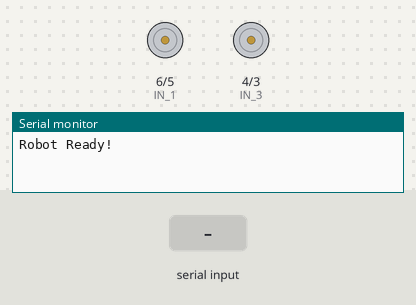
The sketch below on a simulated ESP32-S3. Shown: motor-driver pin pairs drawn as motors (green arrow = first pin HIGH = forward, orange = second pin HIGH = backward, longer = more drive, scaled by the enable pin), the last lines printed to the serial monitor. Inputs (shaded band) come from the test bench.

Above: at 1.2 s.
1.3 s: "1\n" received over Serial
At 3.5 s:
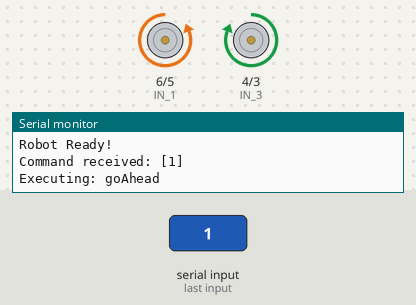
3.8 s: "8\n" received over Serial
At 5.6 s:
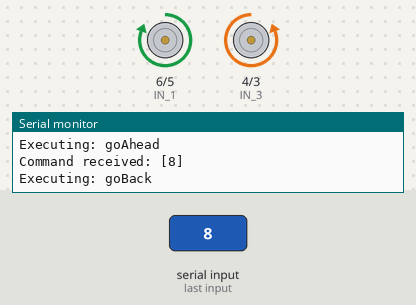
6.3 s: "6\n" received over Serial
At 8.5 s:
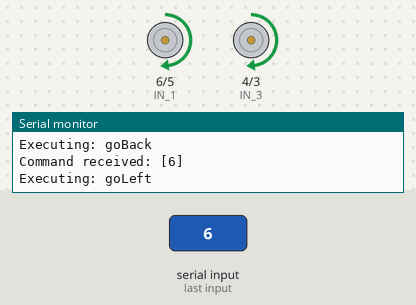
8.8 s: "3\n" received over Serial
At 10.6 s:
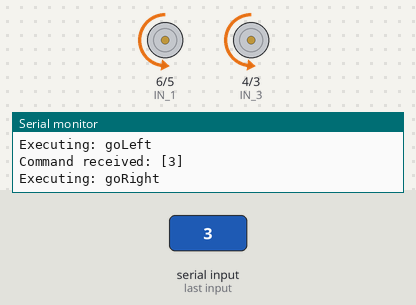
11.3 s: "5\n" received over Serial
At 13.5 s:
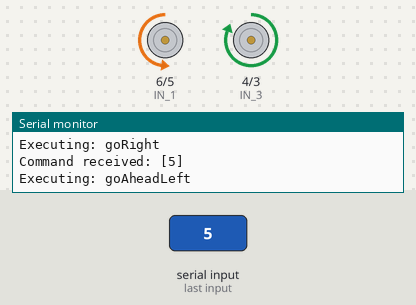
13.8 s: "2\n" received over Serial
At 15.6 s:
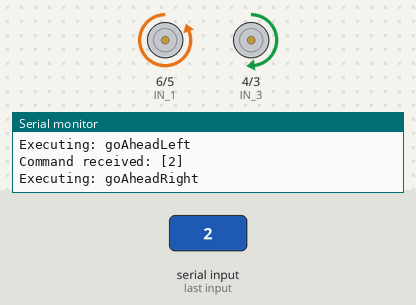
Timing chart, 0 to 17.1 s (numbered marks = the images above; inputs shaded):
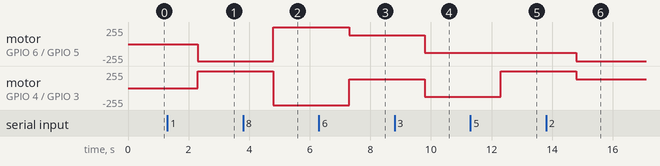

Measured:
- after the input at 1.3 s, motor on GPIO 6 (IN_1) / GPIO 5 (IN_2): stopped → backward 255/255 after 1.0 s; motor on GPIO 4 (IN_3) / GPIO 3 (IN_4): stopped → forward 255/255 after 1.0 s
- after the input at 3.8 s, motor on GPIO 6 (IN_1) / GPIO 5 (IN_2): backward 255/255 → forward 255/255 after 1.0 s; motor on GPIO 4 (IN_3) / GPIO 3 (IN_4): forward 255/255 → backward 255/255 after 1.0 s
- after the input at 6.3 s, motor on GPIO 6 (IN_1) / GPIO 5 (IN_2): forward 255/255 → forward 130/255 after 1.0 s; motor on GPIO 4 (IN_3) / GPIO 3 (IN_4): backward 255/255 → forward 130/255 after 1.0 s
- after the input at 8.8 s, motor on GPIO 6 (IN_1) / GPIO 5 (IN_2), motor on GPIO 4 (IN_3) / GPIO 3 (IN_4): forward 130/255 → backward 130/255 after 1.0 s
- after the input at 11.3 s, motor on GPIO 4 (IN_3) / GPIO 3 (IN_4): backward 130/255 → forward 255/255 after 1.0 s
- after the input at 13.8 s, motor on GPIO 6 (IN_1) / GPIO 5 (IN_2): backward 130/255 → backward 255/255 after 1.0 s; motor on GPIO 4 (IN_3) / GPIO 3 (IN_4): forward 255/255 → forward 130/255 after 1.0 s

The sketch:

ArduinoR3.ino
```cpp
#define ENA  7
#define ENB  2
#define IN_1 6
#define IN_2 5
#define IN_3 4
#define IN_4 3


String command;
int speedCar = 255;
int turnSpeed = 200;
int curveSpeedFast = 255;
int curveSpeedSlow = 130;

void setup() {
    pinMode(ENA, OUTPUT);
    pinMode(ENB, OUTPUT);
    pinMode(IN_1, OUTPUT);
    pinMode(IN_2, OUTPUT);
    pinMode(IN_3, OUTPUT);
    pinMode(IN_4, OUTPUT);

    Serial.begin(115200);
    Serial.println("Robot Ready!");
}

void goAhead() {
    digitalWrite(IN_1, LOW);
    digitalWrite(IN_2, HIGH);
    analogWrite(ENA, speedCar);
    digitalWrite(IN_3, HIGH);
    digitalWrite(IN_4, LOW);
    analogWrite(ENB, speedCar);
}
void goBack() {
    digitalWrite(IN_1, HIGH);
    digitalWrite(IN_2, LOW);
    analogWrite(ENA, speedCar);
    digitalWrite(IN_3, LOW);
    digitalWrite(IN_4, HIGH);
    analogWrite(ENB, speedCar);
}
void goLeft() {
    digitalWrite(IN_1, HIGH);
    digitalWrite(IN_2, LOW);
    analogWrite(ENA, curveSpeedSlow);
    digitalWrite(IN_3, HIGH);
    digitalWrite(IN_4, LOW);
    analogWrite(ENB, curveSpeedSlow);
}
void goRight() {
    digitalWrite(IN_1, LOW);
    digitalWrite(IN_2, HIGH);
    analogWrite(ENA, curveSpeedSlow);
    digitalWrite(IN_3, LOW);
    digitalWrite(IN_4, HIGH);
    analogWrite(ENB, curveSpeedSlow);
}
void goAheadLeft() {
    digitalWrite(IN_1, LOW);
    digitalWrite(IN_2, HIGH);
    analogWrite(ENA, curveSpeedSlow);
    digitalWrite(IN_3, HIGH);
    digitalWrite(IN_4, LOW);
    analogWrite(ENB, curveSpeedFast);
}
void goAheadRight() {
    digitalWrite(IN_1, LOW);
    digitalWrite(IN_2, HIGH);
    analogWrite(ENA, curveSpeedFast);
    digitalWrite(IN_3, HIGH);
    digitalWrite(IN_4, LOW);
    analogWrite(ENB, curveSpeedSlow);
}
void goBackLeft() {
    digitalWrite(IN_1, HIGH);
    digitalWrite(IN_2, LOW);
    analogWrite(ENA, curveSpeedSlow);
    digitalWrite(IN_3, LOW);
    digitalWrite(IN_4, HIGH);
    analogWrite(ENB, curveSpeedFast);
}
void goBackRight() {
    digitalWrite(IN_1, HIGH);
    digitalWrite(IN_2, LOW);
    analogWrite(ENA, curveSpeedFast);
    digitalWrite(IN_3, LOW);
    digitalWrite(IN_4, HIGH);
    analogWrite(ENB, curveSpeedSlow);
}
void stopRobot() {
    digitalWrite(IN_1, LOW);
    digitalWrite(IN_2, LOW);
    analogWrite(ENA, 0);
    digitalWrite(IN_3, LOW);
    digitalWrite(IN_4, LOW);
    analogWrite(ENB, 0);
}

void loop() {
    if (Serial.available()) {
        String receivedData = Serial.readStringUntil(' ');
        receivedData.trim();

        Serial.print("Command received: [");
        Serial.print(receivedData);
        Serial.println("]");

        if (receivedData == "1") {
            Serial.println("Executing: goAhead");
            goAhead();
        } else if (receivedData == "8") {
            Serial.println("Executing: goBack");
            goBack();
        } else if (receivedData == "6") {
            Serial.println("Executing: goLeft");
            goLeft();
        } else if (receivedData == "3") {
            Serial.println("Executing: goRight");
            goRight();
        } else if (receivedData == "5") {
            Serial.println("Executing: goAheadLeft");
            goAheadLeft();
        } else if (receivedData == "2") {
            Serial.println("Executing: goAheadRight");
            goAheadRight();
        } else if (receivedData == "7") {
            Serial.println("Executing: goBackLeft");
            goBackLeft();
        } else if (receivedData == "4") {
            Serial.println("Executing: goBackRight");
            goBackRight();
        } else if (receivedData == "0") {
            Serial.println("Executing: stopRobot");
            stopRobot();
        }
        else {
            Serial.println("Unknown command");
        }
    }
}
```
